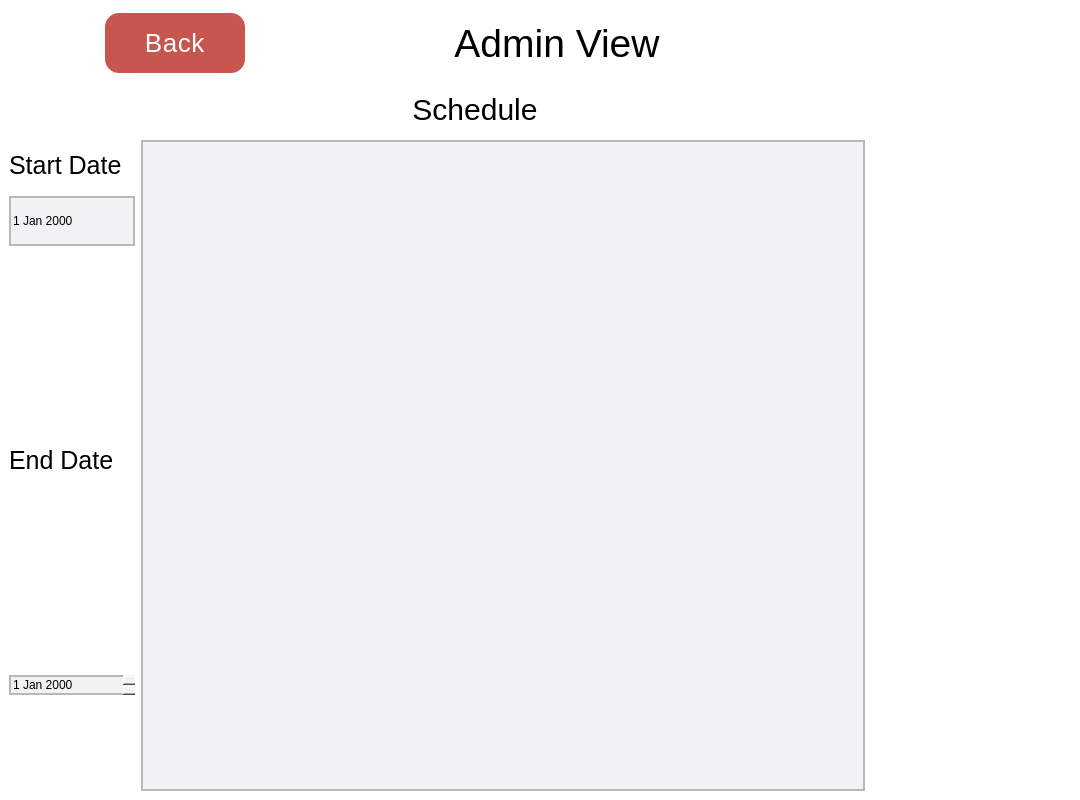
<?xml version="1.0" encoding="UTF-8"?>
<ui version="4.0">
 <class>AdminWindow</class>
 <widget class="QMainWindow" name="AdminWindow">
  <property name="geometry">
   <rect>
    <x>0</x>
    <y>0</y>
    <width>1080</width>
    <height>800</height>
   </rect>
  </property>
  <property name="windowTitle">
   <string>MainWindow</string>
  </property>
  <property name="styleSheet">
   <string notr="true">background-color: white;</string>
  </property>
  <widget class="QWidget" name="centralwidget">
   <layout class="QGridLayout" name="gridLayout">
    <item row="0" column="0" colspan="2">
     <layout class="QHBoxLayout" name="horizontalLayout">
      <item>
       <widget class="QPushButton" name="back_button">
        <property name="minimumSize">
         <size>
          <width>140</width>
          <height>60</height>
         </size>
        </property>
        <property name="maximumSize">
         <size>
          <width>140</width>
          <height>60</height>
         </size>
        </property>
        <property name="font">
         <font>
          <family>Tahoma</family>
          <pointsize>-1</pointsize>
          <fontweight>DemiBold</fontweight>
         </font>
        </property>
        <property name="styleSheet">
         <string notr="true">border-radius: 14px;
background-color: rgb(199, 86, 79); 
color: white; letter-spacing: 0.6px; 
font-size: 26px; 
letter-spacing: .7px;</string>
        </property>
        <property name="text">
         <string>Back</string>
        </property>
       </widget>
      </item>
      <item>
       <widget class="QLabel" name="label">
        <property name="minimumSize">
         <size>
          <width>420</width>
          <height>60</height>
         </size>
        </property>
        <property name="maximumSize">
         <size>
          <width>420</width>
          <height>69</height>
         </size>
        </property>
        <property name="font">
         <font>
          <family>Tahoma</family>
          <pointsize>-1</pointsize>
          <fontweight>DemiBold</fontweight>
         </font>
        </property>
        <property name="styleSheet">
         <string notr="true">font-size: 39px;
color: black;</string>
        </property>
        <property name="text">
         <string>Admin View</string>
        </property>
        <property name="alignment">
         <set>Qt::AlignmentFlag::AlignCenter</set>
        </property>
       </widget>
      </item>
     </layout>
    </item>
    <item row="1" column="1">
     <layout class="QHBoxLayout" name="horizontalLayout_2">
      <item>
       <widget class="QLabel" name="label_2">
        <property name="font">
         <font>
          <family>Tahoma</family>
          <pointsize>-1</pointsize>
          <fontweight>Black</fontweight>
         </font>
        </property>
        <property name="styleSheet">
         <string notr="true">font-size: 30px;
color: black; 

letter-spacing: .7px;</string>
        </property>
        <property name="text">
         <string>Schedule</string>
        </property>
        <property name="alignment">
         <set>Qt::AlignmentFlag::AlignCenter</set>
        </property>
       </widget>
      </item>
      <item>
       <widget class="QLabel" name="label_6">
        <property name="minimumSize">
         <size>
          <width>50</width>
          <height>50</height>
         </size>
        </property>
        <property name="maximumSize">
         <size>
          <width>50</width>
          <height>50</height>
         </size>
        </property>
        <property name="font">
         <font>
          <kerning>true</kerning>
         </font>
        </property>
        <property name="text">
         <string/>
        </property>
        <property name="pixmap">
         <pixmap>../IMGs/edit_time.png</pixmap>
        </property>
        <property name="scaledContents">
         <bool>true</bool>
        </property>
       </widget>
      </item>
     </layout>
    </item>
    <item row="2" column="0">
     <layout class="QVBoxLayout" name="verticalLayout">
      <item>
       <widget class="QLabel" name="label_3">
        <property name="maximumSize">
         <size>
          <width>200</width>
          <height>50</height>
         </size>
        </property>
        <property name="font">
         <font>
          <family>Tahoma</family>
          <pointsize>-1</pointsize>
          <fontweight>DemiBold</fontweight>
         </font>
        </property>
        <property name="styleSheet">
         <string notr="true">color: black; 
font-size: 25px;
letter-spacing: .5px;</string>
        </property>
        <property name="text">
         <string>Start Date</string>
        </property>
       </widget>
      </item>
      <item>
       <widget class="QDateEdit" name="begin_date">
        <property name="sizePolicy">
         <sizepolicy hsizetype="Fixed" vsizetype="Fixed">
          <horstretch>0</horstretch>
          <verstretch>0</verstretch>
         </sizepolicy>
        </property>
        <property name="minimumSize">
         <size>
          <width>126</width>
          <height>50</height>
         </size>
        </property>
        <property name="maximumSize">
         <size>
          <width>126</width>
          <height>50</height>
         </size>
        </property>
        <property name="sizeIncrement">
         <size>
          <width>50</width>
          <height>50</height>
         </size>
        </property>
        <property name="baseSize">
         <size>
          <width>0</width>
          <height>0</height>
         </size>
        </property>
        <property name="font">
         <font>
          <family>Tahoma</family>
         </font>
        </property>
        <property name="mouseTracking">
         <bool>true</bool>
        </property>
        <property name="focusPolicy">
         <enum>Qt::FocusPolicy::ClickFocus</enum>
        </property>
        <property name="contextMenuPolicy">
         <enum>Qt::ContextMenuPolicy::NoContextMenu</enum>
        </property>
        <property name="styleSheet">
         <string notr="true">background-color: rgb(242, 241, 243);
color: black;
border: 2px solid rgb(185, 184, 186);
</string>
        </property>
        <property name="inputMethodHints">
         <set>Qt::InputMethodHint::ImhDate</set>
        </property>
        <property name="wrapping">
         <bool>true</bool>
        </property>
        <property name="alignment">
         <set>Qt::AlignmentFlag::AlignLeading|Qt::AlignmentFlag::AlignLeft|Qt::AlignmentFlag::AlignVCenter</set>
        </property>
        <property name="buttonSymbols">
         <enum>QAbstractSpinBox::ButtonSymbols::NoButtons</enum>
        </property>
        <property name="keyboardTracking">
         <bool>false</bool>
        </property>
       </widget>
      </item>
     </layout>
    </item>
    <item row="2" column="1" rowspan="3">
     <widget class="QTableWidget" name="schedule_table">
      <property name="font">
       <font>
        <family>Tahoma</family>
       </font>
      </property>
      <property name="styleSheet">
       <string notr="true">background-color: rgb(242, 241, 243);
border: 2px solid rgb(185, 184, 186);
</string>
      </property>
     </widget>
    </item>
    <item row="3" column="0">
     <layout class="QVBoxLayout" name="verticalLayout_2">
      <item>
       <widget class="QLabel" name="label_4">
        <property name="font">
         <font>
          <family>Tahoma</family>
          <pointsize>-1</pointsize>
          <fontweight>DemiBold</fontweight>
         </font>
        </property>
        <property name="styleSheet">
         <string notr="true">color: black; 
letter-spacing: .5px;
font-size: 25px;</string>
        </property>
        <property name="text">
         <string>End Date</string>
        </property>
       </widget>
      </item>
      <item>
       <widget class="QDateEdit" name="end_date">
        <property name="font">
         <font>
          <family>Tahoma</family>
         </font>
        </property>
        <property name="styleSheet">
         <string notr="true">background-color: rgb(242, 241, 243);
color: black;
border: 2px solid rgb(185, 184, 186);
</string>
        </property>
        <property name="frame">
         <bool>false</bool>
        </property>
        <property name="alignment">
         <set>Qt::AlignmentFlag::AlignJustify|Qt::AlignmentFlag::AlignVCenter</set>
        </property>
        <property name="correctionMode">
         <enum>QAbstractSpinBox::CorrectionMode::CorrectToPreviousValue</enum>
        </property>
        <property name="showGroupSeparator" stdset="0">
         <bool>true</bool>
        </property>
       </widget>
      </item>
     </layout>
    </item>
    <item row="4" column="2">
     <widget class="QLabel" name="label_5">
      <property name="minimumSize">
       <size>
        <width>200</width>
        <height>90</height>
       </size>
      </property>
      <property name="maximumSize">
       <size>
        <width>200</width>
        <height>90</height>
       </size>
      </property>
      <property name="font">
       <font>
        <kerning>true</kerning>
       </font>
      </property>
      <property name="text">
       <string/>
      </property>
      <property name="pixmap">
       <pixmap>../IMGs/subbaroo_long_name.jpg</pixmap>
      </property>
      <property name="scaledContents">
       <bool>true</bool>
      </property>
     </widget>
    </item>
   </layout>
  </widget>
 </widget>
 <resources/>
 <connections/>
</ui>
